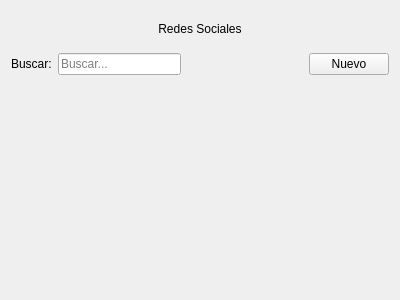
<?xml version="1.0" encoding="UTF-8"?>
<ui version="4.0">
 <class>SocialsIndex</class>
 <widget class="QWidget" name="SocialsIndex">
  <property name="geometry">
   <rect>
    <x>0</x>
    <y>0</y>
    <width>400</width>
    <height>300</height>
   </rect>
  </property>
  <property name="windowTitle">
   <string>Form</string>
  </property>
  <layout class="QVBoxLayout" name="verticalLayout" stretch="1,1,6">
   <item>
    <layout class="QHBoxLayout" name="horizontalLayout">
     <item>
      <widget class="QLabel" name="label">
       <property name="text">
        <string>Redes Sociales</string>
       </property>
       <property name="alignment">
        <set>Qt::AlignCenter</set>
       </property>
      </widget>
     </item>
    </layout>
   </item>
   <item>
    <layout class="QHBoxLayout" name="horizontalLayout_2">
     <item>
      <widget class="QLabel" name="label_2">
       <property name="text">
        <string>Buscar:</string>
       </property>
      </widget>
     </item>
     <item>
      <widget class="QLineEdit" name="le_search">
       <property name="text">
        <string/>
       </property>
       <property name="placeholderText">
        <string>Buscar...</string>
       </property>
      </widget>
     </item>
     <item>
      <spacer name="horizontalSpacer">
       <property name="orientation">
        <enum>Qt::Horizontal</enum>
       </property>
       <property name="sizeHint" stdset="0">
        <size>
         <width>40</width>
         <height>20</height>
        </size>
       </property>
      </spacer>
     </item>
     <item>
      <widget class="QPushButton" name="bt_create">
       <property name="text">
        <string>Nuevo</string>
       </property>
       <property name="icon">
        <iconset>
         <normaloff>images/icons8-plus-24.svg</normaloff>images/icons8-plus-24.svg</iconset>
       </property>
       <property name="iconSize">
        <size>
         <width>32</width>
         <height>32</height>
        </size>
       </property>
      </widget>
     </item>
    </layout>
   </item>
   <item>
    <layout class="QHBoxLayout" name="layout_tabla"/>
   </item>
  </layout>
 </widget>
 <resources/>
 <connections/>
</ui>
